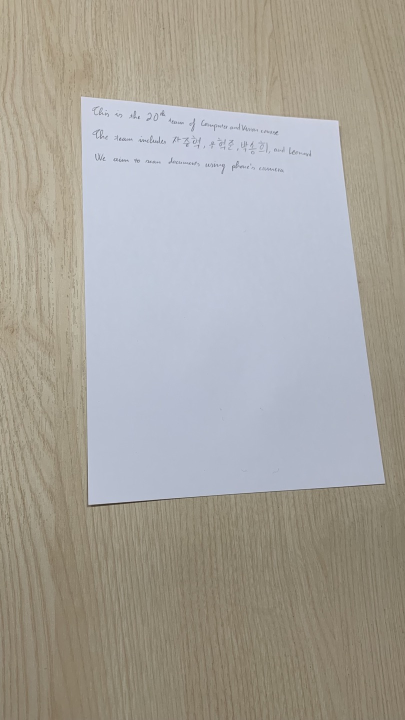
#> input picture test/image/1.jpg, 810 x 1440 px (shown at 1/2 size); its folder holds only this picture in this run
$ python detect_corners.py
#> lines starting #> are read from the running program, lines starting #| are printed output that depends on the picture; after the words box and inside, x2 and y2 are one past the last pixel; in counts of white or black regions, pixels touching at a corner belong together
import glob

import cv2
import numpy as np

# Hyperparameters.
MAX_RESIZED_DIMENSION = 960
GAUSSIAN_BLUR_KERNEL_SIZE = 5
ADAPTIVE_THRESHOLD_BLOCK_SIZE = 11
ADAPTIVE_THRESHOLD_C = 2
CANNY_LOWER_THRESHOLD = 10
CANNY_UPPER_THRESHOLD = 50
DILATION_KERNEL_SIZE = 3
INITIAL_EPSILON_MULTIPLIER = 0.01
EPSILON_MULTIPLIER_INCREMENT = 0.01
MAX_EPSILON_MULTIPLIER = 0.1
MIN_AREA_PROPORTION = 0.1
MIN_IMAGE_BORDER_GAP = 2


def resize_image(image: np.ndarray, max_dimension: int) -> tuple[np.ndarray,
                                                                 float]:
    """
    Resize an image so that its largest dimension is equal to max_dimension.
    Return the resized image and the scale factor used to resize the image.
    """
    resize_scale = max_dimension / max(image.shape[:2])
    resized_image = cv2.resize(image, None, fx=resize_scale, fy=resize_scale)
    return resized_image, resize_scale


def preprocess_image(image: np.ndarray) -> tuple[np.ndarray, float]:
    """
    Preprocess an image by converting it to grayscale, resizing it, and
    blurring it. Return the preprocessed image and the scale factor used to
    resize the image.
    """
    grayscale_image = cv2.cvtColor(image, cv2.COLOR_BGR2GRAY)
    resized_image, resize_scale = resize_image(grayscale_image,
                                               MAX_RESIZED_DIMENSION)
    blurred_image = cv2.GaussianBlur(
        resized_image, (GAUSSIAN_BLUR_KERNEL_SIZE, GAUSSIAN_BLUR_KERNEL_SIZE),
        0)
    return blurred_image, resize_scale


def apply_adaptive_thresholding(preprocessed_image: np.ndarray) -> np.ndarray:
    """
    Apply adaptive thresholding to a preprocessed image.
    """
    thresholded_image = cv2.adaptiveThreshold(
        preprocessed_image, 255, cv2.ADAPTIVE_THRESH_GAUSSIAN_C,
        cv2.THRESH_BINARY, ADAPTIVE_THRESHOLD_BLOCK_SIZE, ADAPTIVE_THRESHOLD_C)
    return thresholded_image


def apply_canny_edge_detector(preprocessed_image: np.ndarray) -> np.ndarray:
    """
    Apply the Canny edge detector to a preprocessed image and dilate the edges
    to eliminate small gaps. Return the detected edges as a binary image.
    """
    canny_edges = cv2.Canny(preprocessed_image, CANNY_LOWER_THRESHOLD,
                            CANNY_UPPER_THRESHOLD)
    dilation_kernel = np.ones((DILATION_KERNEL_SIZE, DILATION_KERNEL_SIZE),
                              np.uint8)
    dilated_edges = cv2.dilate(canny_edges, dilation_kernel)
    return dilated_edges


def find_document_contour(binarized_image: np.ndarray) -> np.ndarray:
    """
    Find the contour of a document in a binarized image. Return the contour as
    an array of shape (4, 1, 2), or None if no document contour was found.
    """
    contours, _ = cv2.findContours(binarized_image, cv2.RETR_LIST,
                                   cv2.CHAIN_APPROX_SIMPLE)
    # Sort the contours by length.
    contours = sorted(contours,
                      key=lambda contour_: cv2.arcLength(contour_, False),
                      reverse=True)
    # The epsilon parameter in cv2.approxPolyDP is the maximum distance between
    # a point on the contour and the approximated contour. Start with a small
    # epsilon value and increase it until an approximated contour with four
    # points is found.
    epsilon_multiplier = INITIAL_EPSILON_MULTIPLIER
    resized_image_height, resized_image_width = binarized_image.shape[:2]
    resized_image_area = resized_image_height * resized_image_width
    while epsilon_multiplier <= MAX_EPSILON_MULTIPLIER:
        for contour in contours:
            contour_length = cv2.arcLength(contour, False)
            approximated_contour = cv2.approxPolyDP(
                contour, epsilon_multiplier * contour_length, True)
            # Check if the contour is a convex quadrilateral with a large
            # enough area.
            if (len(approximated_contour) != 4
                    or not cv2.isContourConvex(approximated_contour)
                    or cv2.contourArea(approximated_contour)
                    < MIN_AREA_PROPORTION * resized_image_area):
                continue
            # Check if any of the points is too close to the image border.
            if any(point[0][0] < MIN_IMAGE_BORDER_GAP
                   or point[0][0] >= resized_image_width - MIN_IMAGE_BORDER_GAP
                   or point[0][1] < MIN_IMAGE_BORDER_GAP
                   or point[0][1] >= (resized_image_height
                                      - MIN_IMAGE_BORDER_GAP)
                   for point in approximated_contour):
                continue
            return approximated_contour
        else:
            epsilon_multiplier += EPSILON_MULTIPLIER_INCREMENT
    else:
        return None


def sort_corner_coordinates(corners: tuple[tuple[int, int], tuple[int, int],
                                           tuple[int, int], tuple[int, int]]) \
        -> tuple[tuple[int, int], tuple[int, int],
                 tuple[int, int], tuple[int, int]]:
    """
    Sort the coordinates of the detected corners in clockwise order starting
    from the top-left corner.
    """
    # Calculate the center coordinates of the detected corners.
    center_x = sum(corner[0] for corner in corners) / 4
    center_y = sum(corner[1] for corner in corners) / 4
    # Sort the corners by their angle relative to the center. The y-axis is
    # inverted in the image coordinates.
    corners = sorted(corners,
                     key=lambda corner: np.arctan2(corner[1] - center_y,
                                                   corner[0] - center_x))
    return corners


def detect_corners(image: np.ndarray) \
        -> tuple[tuple[int, int], tuple[int, int],
                 tuple[int, int], tuple[int, int]]:
    """
    Detect the four corners of a document in an image and return their
    coordinates. The coordinates are sorted in clockwise order starting from
    the top-left corner.
    """
    preprocessed_image, resize_scale = preprocess_image(image)
    # Try adaptive thresholding first. If it fails, use the Canny edge
    # detector.
    for binarization_function in (apply_adaptive_thresholding,
                                  apply_canny_edge_detector):
        binarized_image = binarization_function(preprocessed_image)
        document_contour = find_document_contour(binarized_image)
        if document_contour is None:
            continue
        corners = tuple(map(tuple, document_contour.reshape(4, 2)))
        sorted_corners = sort_corner_coordinates(corners)
        # Scale the coordinates of the corners back to the original image size.
        scaled_corners = tuple((round(corner[0] / resize_scale),
                                round(corner[1] / resize_scale))
                               for corner in sorted_corners)
        print(f'Document detected using '
              f'{" ".join(binarization_function.__name__.split("_")[1:])}.')
        return scaled_corners
    else:
        raise RuntimeError('Failed to detect document.')


def draw_detected_document(image: np.ndarray,
                           corners: tuple[tuple[int, int], tuple[int, int],
                                          tuple[int, int], tuple[int, int]]) \
        -> np.ndarray:
    """
    Draw the edges and label the corners of a detected document in an image.
    """
    # Draw the edges of the document.
    max_image_dimension = max(image.shape[:2])
    edge_thickness = max_image_dimension // 400
    for i in range(4):
        cv2.line(image, corners[i], corners[(i + 1) % 4], (0, 0, 255),
                 edge_thickness)
    # Label the corners.
    font = cv2.FONT_HERSHEY_DUPLEX
    font_scale = max_image_dimension / 1000
    text_thickness = max_image_dimension // 400
    text_size, _ = cv2.getTextSize('0', font, font_scale, text_thickness)
    for i, corner in enumerate(corners):
        text_origin = (corner[0] - text_size[0] // 2,
                       corner[1] + text_size[1] // 2)
        cv2.putText(image, str(i), text_origin, font, font_scale, (0, 255, 0),
                    text_thickness, cv2.LINE_AA)
    return image


def main():
    """
    Run corner detection on each image in the test images directory. Press any
    key to continue to the next image.
    """
    for image_path in glob.glob('../test/image/*'):
        image = cv2.imread(image_path)
#> image is the input picture: shape (1440, 810, 3); mean B, G, R 156.6, 163.1, 166.4
        corners = detect_corners(image)
#> in preprocess_image, `grayscale_image = cv2.cvtColor(image, cv2.COLOR_BGR2GRAY)`:
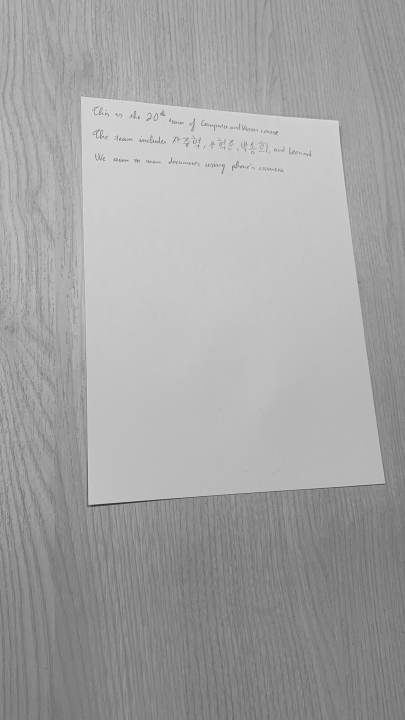
#> grayscale_image: shape (1440, 810) (shown at 1/2 size); min 31, max 226, mean 163.4
#> in resize_image, `resized_image = cv2.resize(image, None, fx=resize_scale, fy=resize_sca..`:
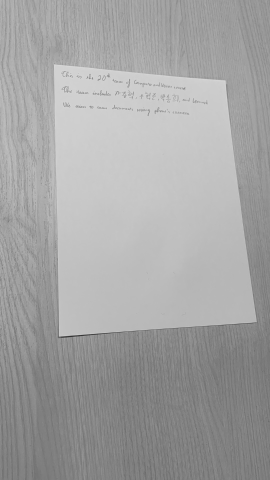
#> resized_image: shape (960, 540) (shown at 1/2 size); min 42, max 219, mean 163.3
#> in preprocess_image, `resized_image, resize_scale = resize_image(grayscale_image, MAX_RESIZE..`: resize_scale = 0.667
#> the loop in detect_corners, `for binarization_function in (apply_adaptive_thresholding, apply_canny..` made 2 passes
#> (center_x in sort_corner_coordinates, center_y in sort_corner_coordinates, sorted_corners, scaled_corners) on pass 2: (297, 401.2, [(110, 130), (450, 163), (510, 643), (118, 669)], ((165, 195), (675, 244), (765, 964), (177, 1004)))
#> pass 1, in apply_adaptive_thresholding, `thresholded_image = cv2.adaptiveThreshold( preprocessed_image, 255, cv..`:
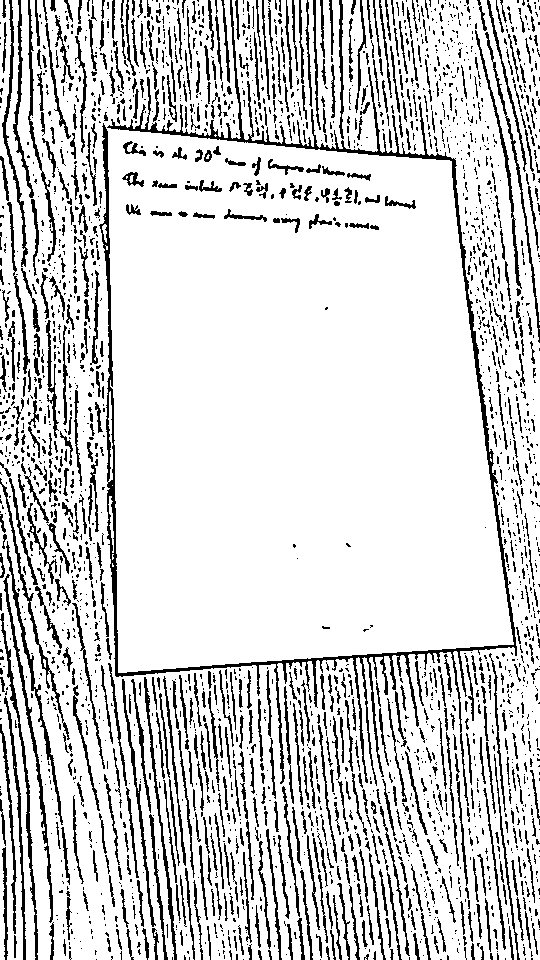
#> thresholded_image: shape (960, 540); 83.1% white; black in thin lines or dots
#> pass 2, in apply_canny_edge_detector, `dilated_edges = cv2.dilate(canny_edges, dilation_kernel)`:
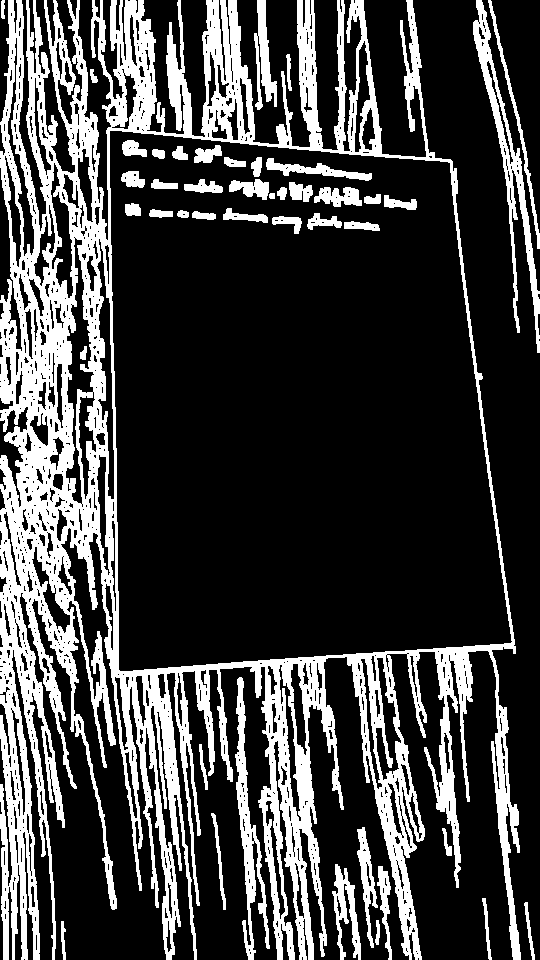
#> dilated_edges: shape (960, 540); 25.6% white; 44 white regions, largest, box (x1, y1, x2, y2) and area: (0, 0, 521, 960) 113396, (473, 0, 540, 353) 3698, (235, 677, 270, 960) 2762
#> corners = ((165, 195), (675, 244), (765, 964), (177, 1004))
        detected_document_image = draw_detected_document(image, corners)
#> after the loop in draw_detected_document, `for i in range(4):`:
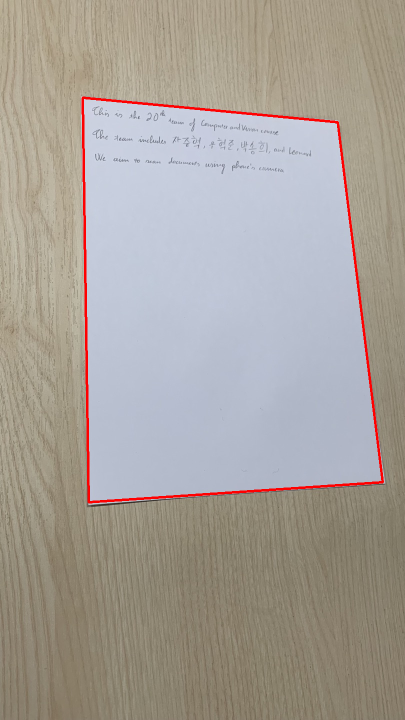
#> image: shape (1440, 810, 3) (shown at 1/2 size); 1.12% of pixels changed, all inside (x1, y1, x2, y2) = (163, 193, 768, 1007)
#> in draw_detected_document, `font = cv2.FONT_HERSHEY_DUPLEX`: font = 2
#> in draw_detected_document, `text_size, _ = cv2.getTextSize('0', font, font_scale, text_thickness)`: text_size = (32, 32)
#> the loop in draw_detected_document, `for i, corner in enumerate(corners):` made 4 passes
#> (corner, text_origin) on passes 1 to 4: ((165, 195), (149, 211)), ((675, 244), (659, 260)), ((765, 964), (749, 980)), ((177, 1004), (161, 1020))
#> after the loop in draw_detected_document, `for i, corner in enumerate(corners):`:
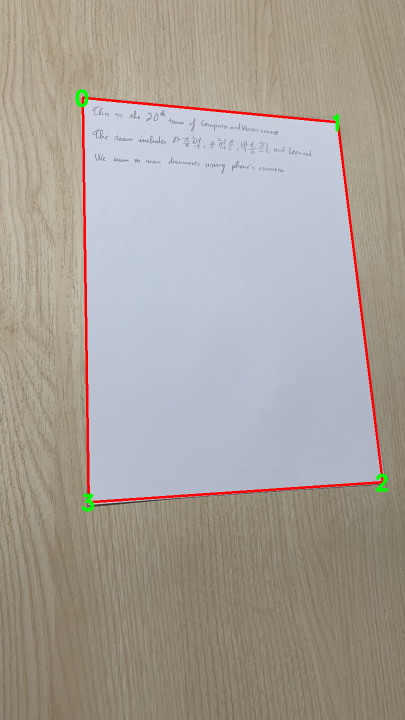
#> image: shape (1440, 810, 3) (shown at 1/2 size); 0.19% of pixels changed, all inside (x1, y1, x2, y2) = (150, 178, 778, 1024)
        resized_image, _ = resize_image(detected_document_image,
                                        MAX_RESIZED_DIMENSION)
#> call 2 of resize_image, with max_dimension = 960
#> in resize_image (call 2), `resized_image = cv2.resize(image, None, fx=resize_scale, fy=resize_sca..`:
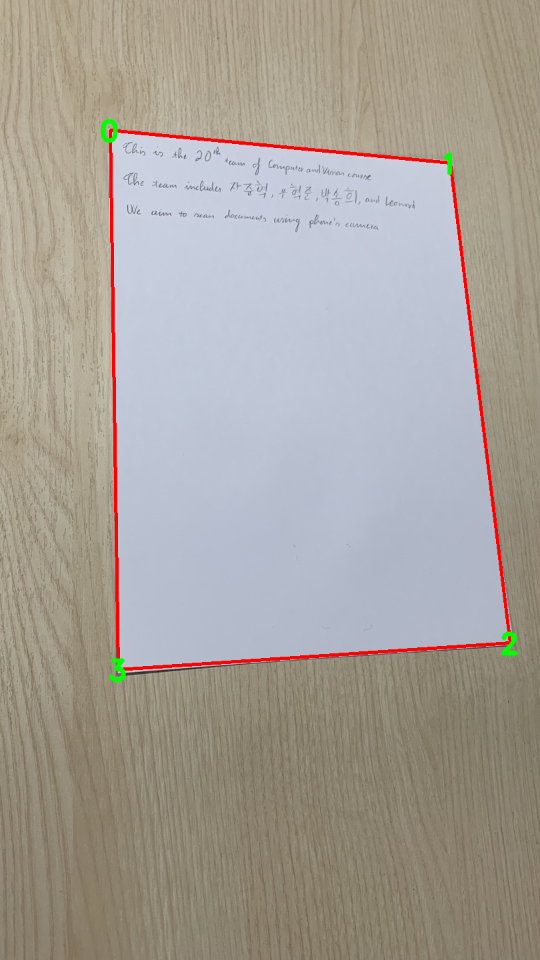
#> resized_image: shape (960, 540, 3); mean B, G, R 154.2, 161.1, 166.9
        cv2.imshow('Detected document', resized_image)
        cv2.waitKey(0)


if __name__ == '__main__':
    main()

$ run again, on test/image/3.jpg
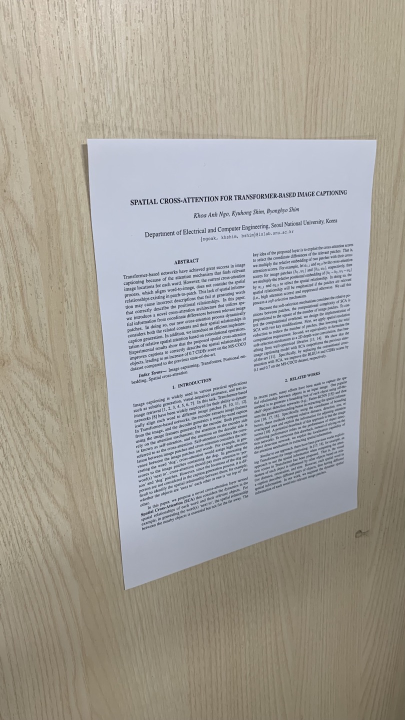
#> input picture test/image/3.jpg, 810 x 1440 px (shown at 1/2 size)
#> in main, image is the input picture: shape (1440, 810, 3); mean B, G, R 154.5, 161.2, 164.6
#> in preprocess_image, `resized_image, resize_scale = resize_image(grayscale_image, MAX_RESIZE..`: resize_scale = 0.667
#> the loop in detect_corners, `for binarization_function in (apply_adaptive_thresholding, apply_canny..` made 2 passes
#> (center_x in sort_corner_coordinates, center_y in sort_corner_coordinates, sorted_corners, scaled_corners) on pass 2: (314.5, 458.8, [(118, 186), (501, 189), (472, 677), (167, 783)], ((177, 279), (752, 284), (708, 1016), (250, 1174)))
#> pass 1, in apply_adaptive_thresholding, `thresholded_image = cv2.adaptiveThreshold( preprocessed_image, 255, cv..`:
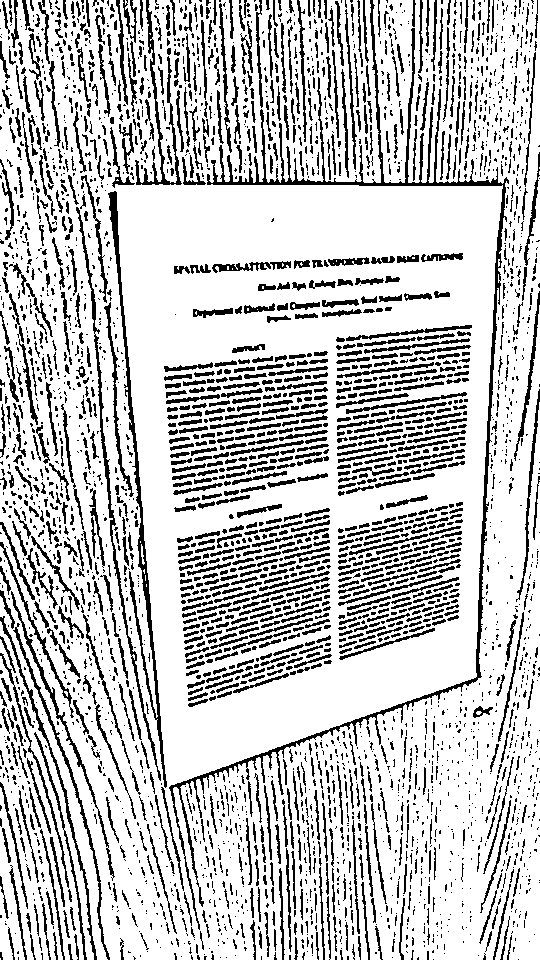
#> thresholded_image: shape (960, 540); 77.5% white; black in thin lines or dots
#> in main, `corners = detect_corners(image)`: corners = ((177, 279), (752, 284), (708, 1016), (250, 1174))
#> font = 2
#> text_size = (32, 32)
#> the loop in draw_detected_document, `for i, corner in enumerate(corners):` made 4 passes
#> (corner, text_origin) on passes 1 to 4: ((177, 279), (161, 295)), ((752, 284), (736, 300)), ((708, 1016), (692, 1032)), ((250, 1174), (234, 1190))
#> in resize_image (call 2), `resized_image = cv2.resize(image, None, fx=resize_scale, fy=resize_sca..`:
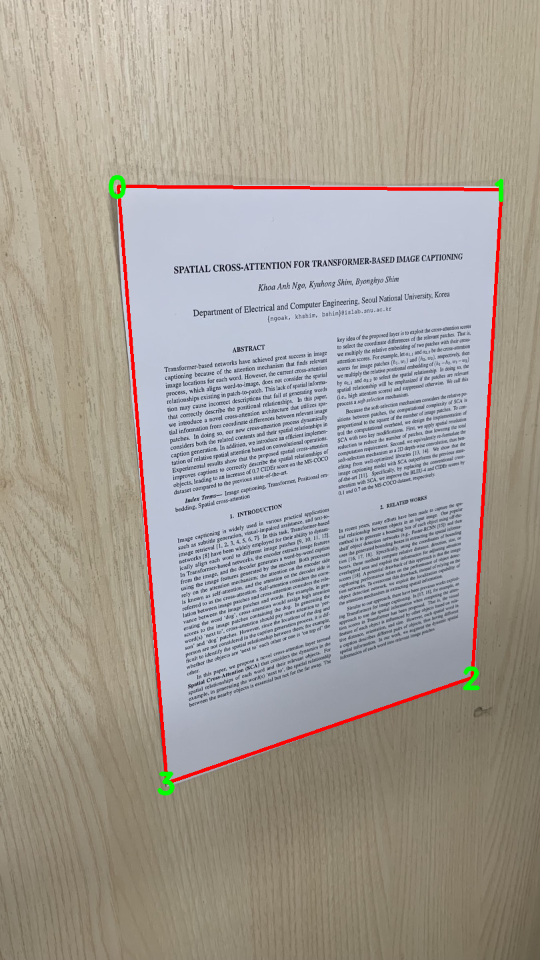
#> resized_image: shape (960, 540, 3); mean B, G, R 152.1, 159.2, 165.2
